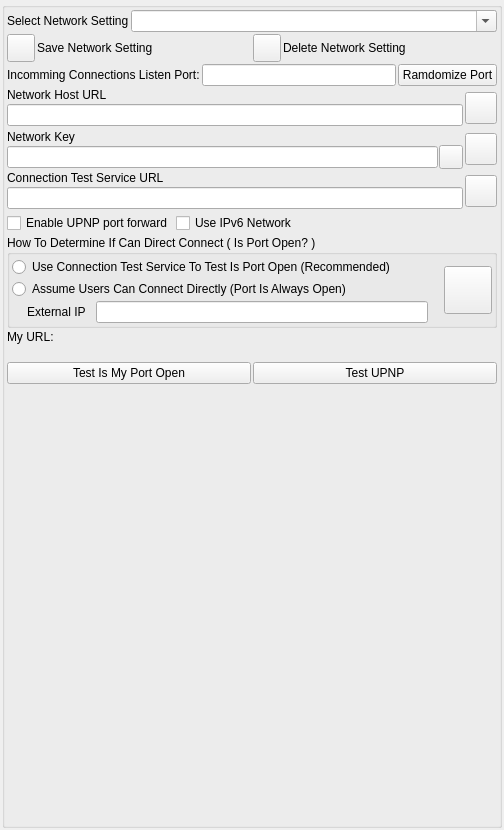
<?xml version="1.0" encoding="UTF-8"?>
<ui version="4.0">
 <class>AppletNetworkSettingsUi</class>
 <widget class="QWidget" name="AppletNetworkSettingsUi">
  <property name="geometry">
   <rect>
    <x>0</x>
    <y>0</y>
    <width>504</width>
    <height>830</height>
   </rect>
  </property>
  <property name="windowTitle">
   <string>Network Settings</string>
  </property>
  <layout class="QGridLayout" name="gridLayout">
   <property name="leftMargin">
    <number>2</number>
   </property>
   <property name="topMargin">
    <number>2</number>
   </property>
   <property name="rightMargin">
    <number>2</number>
   </property>
   <property name="bottomMargin">
    <number>2</number>
   </property>
   <property name="spacing">
    <number>0</number>
   </property>
   <item row="0" column="0">
    <widget class="QGroupBox" name="DialogItemsGroupBox">
     <property name="sizePolicy">
      <sizepolicy hsizetype="Expanding" vsizetype="Expanding">
       <horstretch>0</horstretch>
       <verstretch>0</verstretch>
      </sizepolicy>
     </property>
     <property name="title">
      <string/>
     </property>
     <layout class="QVBoxLayout" name="verticalLayout_3">
      <property name="spacing">
       <number>2</number>
      </property>
      <property name="leftMargin">
       <number>2</number>
      </property>
      <property name="topMargin">
       <number>2</number>
      </property>
      <property name="rightMargin">
       <number>2</number>
      </property>
      <property name="bottomMargin">
       <number>2</number>
      </property>
      <item>
       <layout class="QHBoxLayout" name="horizontalLayout_10">
        <item>
         <widget class="QLabel" name="m_SelectNetworkSettingLabel">
          <property name="text">
           <string>Select Network Setting</string>
          </property>
          <property name="alignment">
           <set>Qt::AlignmentFlag::AlignLeading|Qt::AlignmentFlag::AlignLeft|Qt::AlignmentFlag::AlignVCenter</set>
          </property>
         </widget>
        </item>
        <item>
         <widget class="QComboBox" name="m_NetworkSettingsNameComboBox">
          <property name="sizePolicy">
           <sizepolicy hsizetype="Expanding" vsizetype="Preferred">
            <horstretch>0</horstretch>
            <verstretch>0</verstretch>
           </sizepolicy>
          </property>
          <property name="editable">
           <bool>true</bool>
          </property>
          <property name="insertPolicy">
           <enum>QComboBox::InsertPolicy::InsertAtCurrent</enum>
          </property>
         </widget>
        </item>
       </layout>
      </item>
      <item>
       <layout class="QHBoxLayout" name="horizontalLayout_7">
        <item>
         <widget class="VxPushButton" name="m_SaveSettingsButton">
          <property name="minimumSize">
           <size>
            <width>28</width>
            <height>28</height>
           </size>
          </property>
          <property name="maximumSize">
           <size>
            <width>28</width>
            <height>28</height>
           </size>
          </property>
          <property name="text">
           <string notr="true"/>
          </property>
          <property name="iconSize">
           <size>
            <width>28</width>
            <height>28</height>
           </size>
          </property>
         </widget>
        </item>
        <item>
         <widget class="VxLabel" name="m_SaveSettingsLabel">
          <property name="text">
           <string>Save Network Setting</string>
          </property>
         </widget>
        </item>
        <item>
         <widget class="VxPushButton" name="m_DeleteSettingsButton">
          <property name="minimumSize">
           <size>
            <width>28</width>
            <height>28</height>
           </size>
          </property>
          <property name="maximumSize">
           <size>
            <width>28</width>
            <height>28</height>
           </size>
          </property>
          <property name="text">
           <string notr="true"/>
          </property>
          <property name="iconSize">
           <size>
            <width>28</width>
            <height>28</height>
           </size>
          </property>
         </widget>
        </item>
        <item>
         <widget class="VxLabel" name="m_DeleteSettingsLabel">
          <property name="text">
           <string>Delete Network Setting</string>
          </property>
         </widget>
        </item>
       </layout>
      </item>
      <item>
       <layout class="QHBoxLayout" name="horizontalLayout">
        <item>
         <widget class="QLabel" name="PortLabel">
          <property name="text">
           <string>Incomming Connections Listen Port:</string>
          </property>
         </widget>
        </item>
        <item>
         <widget class="QLineEdit" name="PortEdit"/>
        </item>
        <item>
         <widget class="QPushButton" name="RandomPortButton">
          <property name="text">
           <string>Ramdomize Port</string>
          </property>
         </widget>
        </item>
       </layout>
      </item>
      <item>
       <layout class="QHBoxLayout" name="horizontalLayout_4">
        <item>
         <layout class="QVBoxLayout" name="verticalLayout_4">
          <property name="spacing">
           <number>2</number>
          </property>
          <property name="bottomMargin">
           <number>2</number>
          </property>
          <item>
           <widget class="QLabel" name="m_NetworkHostUrlLabel">
            <property name="text">
             <string>Network Host URL</string>
            </property>
            <property name="alignment">
             <set>Qt::AlignmentFlag::AlignBottom|Qt::AlignmentFlag::AlignLeading|Qt::AlignmentFlag::AlignLeft</set>
            </property>
           </widget>
          </item>
          <item>
           <widget class="QLineEdit" name="m_NetworkHostUrlEdit">
            <property name="maxLength">
             <number>63</number>
            </property>
           </widget>
          </item>
         </layout>
        </item>
        <item>
         <widget class="VxPushButton" name="m_NetworkHostInfoButton">
          <property name="minimumSize">
           <size>
            <width>32</width>
            <height>32</height>
           </size>
          </property>
          <property name="maximumSize">
           <size>
            <width>32</width>
            <height>32</height>
           </size>
          </property>
          <property name="text">
           <string notr="true"/>
          </property>
          <property name="iconSize">
           <size>
            <width>48</width>
            <height>48</height>
           </size>
          </property>
         </widget>
        </item>
       </layout>
      </item>
      <item>
       <layout class="QHBoxLayout" name="horizontalLayout_8">
        <item>
         <layout class="QVBoxLayout" name="verticalLayout">
          <property name="spacing">
           <number>1</number>
          </property>
          <item>
           <widget class="QLabel" name="m_NetworkKeyLabel">
            <property name="text">
             <string>Network Key</string>
            </property>
            <property name="alignment">
             <set>Qt::AlignmentFlag::AlignBottom|Qt::AlignmentFlag::AlignLeading|Qt::AlignmentFlag::AlignLeft</set>
            </property>
           </widget>
          </item>
          <item>
           <layout class="QHBoxLayout" name="horizontalLayout_2">
            <item>
             <widget class="QLineEdit" name="m_NetworkKeyEdit"/>
            </item>
            <item>
             <widget class="VxPushButton" name="m_NetworkKeyEyeButton">
              <property name="sizePolicy">
               <sizepolicy hsizetype="Fixed" vsizetype="Fixed">
                <horstretch>0</horstretch>
                <verstretch>0</verstretch>
               </sizepolicy>
              </property>
              <property name="minimumSize">
               <size>
                <width>24</width>
                <height>24</height>
               </size>
              </property>
              <property name="maximumSize">
               <size>
                <width>24</width>
                <height>24</height>
               </size>
              </property>
              <property name="text">
               <string notr="true"/>
              </property>
              <property name="iconSize">
               <size>
                <width>48</width>
                <height>48</height>
               </size>
              </property>
             </widget>
            </item>
           </layout>
          </item>
         </layout>
        </item>
        <item>
         <widget class="VxPushButton" name="m_NetworkKeyInfoButton">
          <property name="minimumSize">
           <size>
            <width>32</width>
            <height>32</height>
           </size>
          </property>
          <property name="maximumSize">
           <size>
            <width>32</width>
            <height>32</height>
           </size>
          </property>
          <property name="text">
           <string notr="true"/>
          </property>
          <property name="iconSize">
           <size>
            <width>48</width>
            <height>48</height>
           </size>
          </property>
         </widget>
        </item>
       </layout>
      </item>
      <item>
       <layout class="QHBoxLayout" name="horizontalLayout_6">
        <item>
         <layout class="QVBoxLayout" name="verticalLayout_6">
          <property name="spacing">
           <number>2</number>
          </property>
          <property name="bottomMargin">
           <number>2</number>
          </property>
          <item>
           <widget class="QLabel" name="m_ConnectTestUrlLabel">
            <property name="text">
             <string>Connection Test Service URL</string>
            </property>
            <property name="alignment">
             <set>Qt::AlignmentFlag::AlignBottom|Qt::AlignmentFlag::AlignLeading|Qt::AlignmentFlag::AlignLeft</set>
            </property>
           </widget>
          </item>
          <item>
           <widget class="QLineEdit" name="m_ConnectTestUrlEdit">
            <property name="maxLength">
             <number>63</number>
            </property>
           </widget>
          </item>
         </layout>
        </item>
        <item>
         <widget class="VxPushButton" name="m_ConnectTestUrlInfoButton">
          <property name="minimumSize">
           <size>
            <width>32</width>
            <height>32</height>
           </size>
          </property>
          <property name="maximumSize">
           <size>
            <width>32</width>
            <height>32</height>
           </size>
          </property>
          <property name="text">
           <string notr="true"/>
          </property>
          <property name="iconSize">
           <size>
            <width>48</width>
            <height>48</height>
           </size>
          </property>
         </widget>
        </item>
       </layout>
      </item>
      <item>
       <layout class="QHBoxLayout" name="horizontalLayout_13">
        <item>
         <widget class="QCheckBox" name="m_UseUpnpCheckBox">
          <property name="sizePolicy">
           <sizepolicy hsizetype="Preferred" vsizetype="Fixed">
            <horstretch>0</horstretch>
            <verstretch>0</verstretch>
           </sizepolicy>
          </property>
          <property name="text">
           <string>Enable UPNP port forward</string>
          </property>
         </widget>
        </item>
        <item>
         <widget class="QCheckBox" name="m_UseIpv6NetworkCheckBox">
          <property name="sizePolicy">
           <sizepolicy hsizetype="Expanding" vsizetype="Fixed">
            <horstretch>0</horstretch>
            <verstretch>0</verstretch>
           </sizepolicy>
          </property>
          <property name="text">
           <string>Use IPv6 Network</string>
          </property>
         </widget>
        </item>
       </layout>
      </item>
      <item>
       <widget class="QGroupBox" name="m_ConnectGroupBox">
        <property name="title">
         <string>How To Determine If Can Direct Connect ( Is Port Open? )</string>
        </property>
        <layout class="QHBoxLayout" name="horizontalLayout_5">
         <property name="spacing">
          <number>1</number>
         </property>
         <property name="leftMargin">
          <number>2</number>
         </property>
         <property name="topMargin">
          <number>2</number>
         </property>
         <property name="rightMargin">
          <number>2</number>
         </property>
         <property name="bottomMargin">
          <number>2</number>
         </property>
         <item>
          <layout class="QVBoxLayout" name="verticalLayout_2">
           <property name="spacing">
            <number>2</number>
           </property>
           <item>
            <widget class="QRadioButton" name="AutoDetectProxyRadioButton">
             <property name="text">
              <string>Use Connection Test Service To Test Is Port Open (Recommended)</string>
             </property>
            </widget>
           </item>
           <item>
            <widget class="QRadioButton" name="AssumeNoProxyRadioButton">
             <property name="text">
              <string>Assume Users Can Connect Directly (Port Is Always Open)</string>
             </property>
            </widget>
           </item>
           <item>
            <layout class="QHBoxLayout" name="horizontalLayout_3">
             <property name="spacing">
              <number>10</number>
             </property>
             <property name="leftMargin">
              <number>15</number>
             </property>
             <property name="rightMargin">
              <number>15</number>
             </property>
             <item>
              <widget class="QLabel" name="label_2">
               <property name="text">
                <string>External IP</string>
               </property>
              </widget>
             </item>
             <item>
              <widget class="QLineEdit" name="m_ExternIpEdit">
               <property name="maxLength">
                <number>63</number>
               </property>
              </widget>
             </item>
            </layout>
           </item>
          </layout>
         </item>
         <item>
          <widget class="VxPushButton" name="m_ConnectIsOpenInfoButton">
           <property name="minimumSize">
            <size>
             <width>48</width>
             <height>48</height>
            </size>
           </property>
           <property name="maximumSize">
            <size>
             <width>48</width>
             <height>48</height>
            </size>
           </property>
           <property name="text">
            <string notr="true"/>
           </property>
           <property name="iconSize">
            <size>
             <width>48</width>
             <height>48</height>
            </size>
           </property>
          </widget>
         </item>
        </layout>
       </widget>
      </item>
      <item>
       <layout class="QHBoxLayout" name="horizontalLayout_11">
        <item>
         <widget class="QLabel" name="m_MyNodeTextLabel">
          <property name="text">
           <string>My URL:</string>
          </property>
         </widget>
        </item>
        <item>
         <widget class="QLabel" name="m_NodeUrlLabel">
          <property name="sizePolicy">
           <sizepolicy hsizetype="Expanding" vsizetype="Preferred">
            <horstretch>0</horstretch>
            <verstretch>0</verstretch>
           </sizepolicy>
          </property>
          <property name="text">
           <string/>
          </property>
         </widget>
        </item>
        <item>
         <widget class="ClipboardCopyWidget" name="m_ClipboardCopyWidget" native="true"/>
        </item>
       </layout>
      </item>
      <item>
       <layout class="QHBoxLayout" name="horizontalLayout_9">
        <item>
         <widget class="QLabel" name="label">
          <property name="text">
           <string/>
          </property>
         </widget>
        </item>
        <item>
         <widget class="QLabel" name="m_InternetStateLabel">
          <property name="sizePolicy">
           <sizepolicy hsizetype="Expanding" vsizetype="Preferred">
            <horstretch>0</horstretch>
            <verstretch>0</verstretch>
           </sizepolicy>
          </property>
          <property name="text">
           <string/>
          </property>
         </widget>
        </item>
        <item>
         <widget class="QLabel" name="label_3">
          <property name="text">
           <string/>
          </property>
         </widget>
        </item>
        <item>
         <widget class="QLabel" name="m_NetAvailStateLabel">
          <property name="sizePolicy">
           <sizepolicy hsizetype="Expanding" vsizetype="Preferred">
            <horstretch>0</horstretch>
            <verstretch>0</verstretch>
           </sizepolicy>
          </property>
          <property name="text">
           <string/>
          </property>
         </widget>
        </item>
       </layout>
      </item>
      <item>
       <layout class="QHBoxLayout" name="horizontalLayout_12">
        <item>
         <widget class="QPushButton" name="m_TestIsPortOpenButton">
          <property name="text">
           <string>Test Is My Port Open</string>
          </property>
         </widget>
        </item>
        <item>
         <widget class="QPushButton" name="m_TestUpnpButton">
          <property name="text">
           <string>Test UPNP</string>
          </property>
         </widget>
        </item>
       </layout>
      </item>
      <item>
       <spacer name="verticalSpacer">
        <property name="orientation">
         <enum>Qt::Orientation::Vertical</enum>
        </property>
        <property name="sizeHint" stdset="0">
         <size>
          <width>20</width>
          <height>40</height>
         </size>
        </property>
       </spacer>
      </item>
     </layout>
    </widget>
   </item>
  </layout>
 </widget>
 <customwidgets>
  <customwidget>
   <class>VxPushButton</class>
   <extends>QPushButton</extends>
   <header>VxPushButton.h</header>
  </customwidget>
  <customwidget>
   <class>VxLabel</class>
   <extends>QLabel</extends>
   <header>VxLabel.h</header>
  </customwidget>
  <customwidget>
   <class>ClipboardCopyWidget</class>
   <extends>QWidget</extends>
   <header>ClipboardCopyWidget.h</header>
   <container>1</container>
  </customwidget>
 </customwidgets>
 <resources/>
 <connections/>
</ui>
